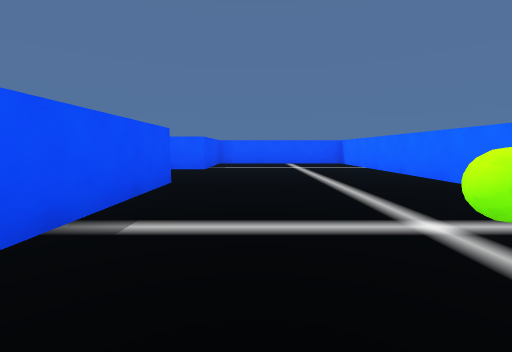
view 1 (above)

24 first-person views from a walk through a scene from a Unity 3-D project. The camera is 0.59 m above the floor, tilts 6° down and sees 90° across. The floor is counted in squares, 1 m on a side. Each view is taken from the middle of a square. On the plan, view 1 faces up. The plan holds only what a view shows up to about 9 squares ahead; the rest is blank. The place goes on beyond the plan. The player character is not drawn. Some surface patterns are stand-ins.

view 2
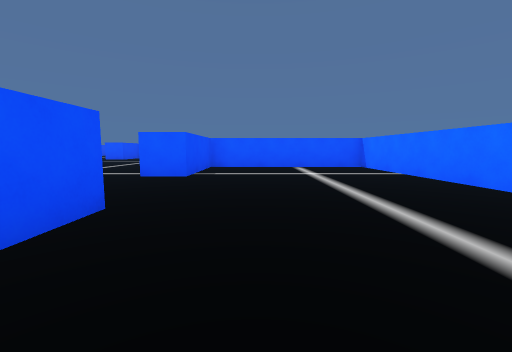

view 3
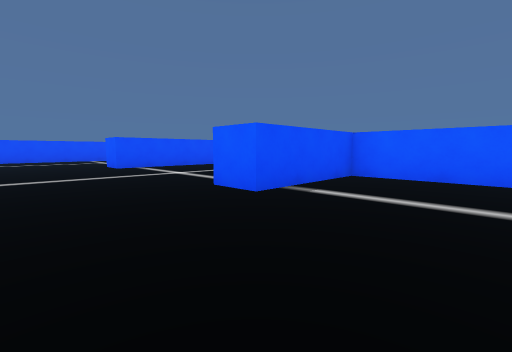

view 4
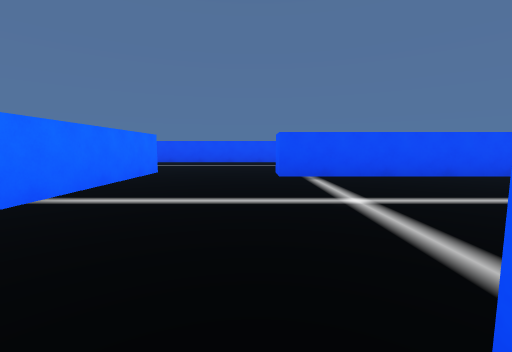

view 5
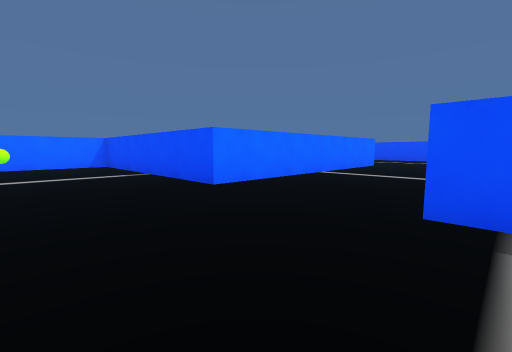

view 6
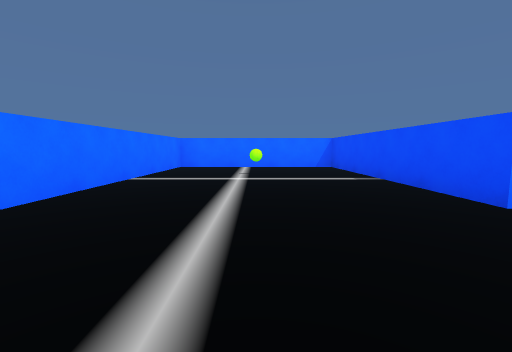

view 7
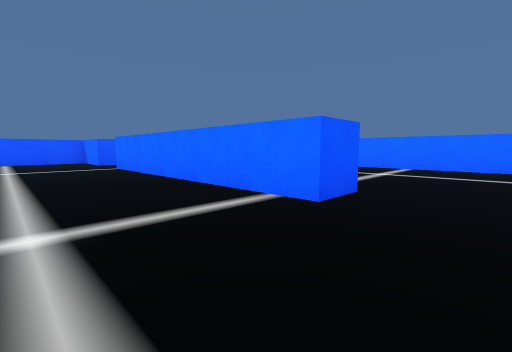

view 8
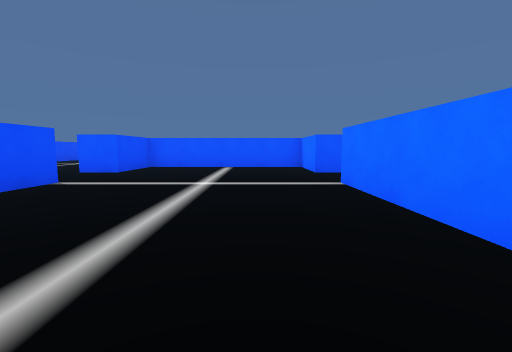

view 9
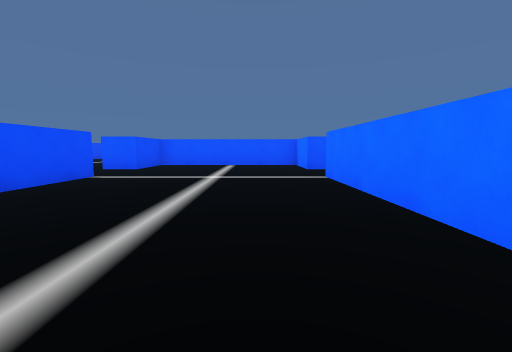

view 10
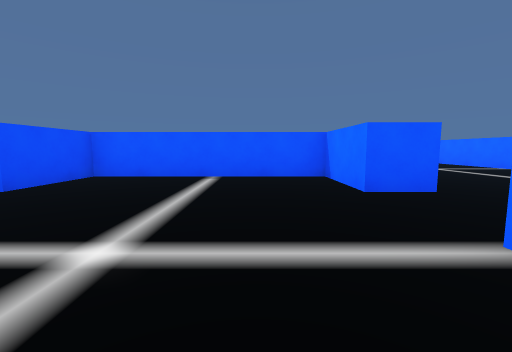

view 11
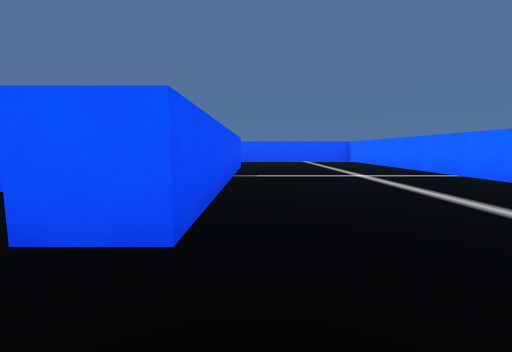

view 12
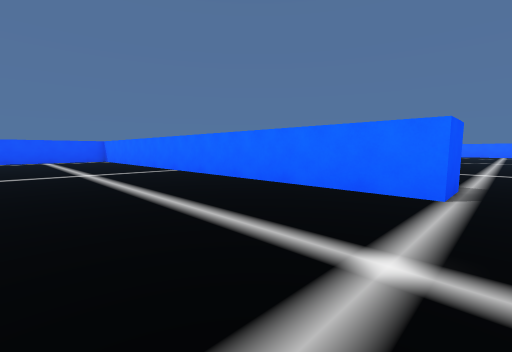

view 13
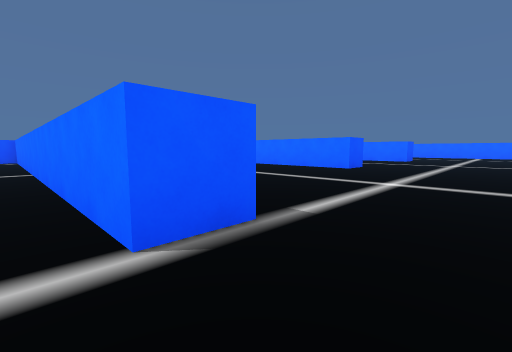

view 14
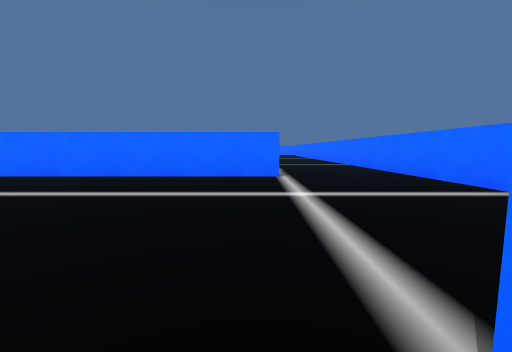

view 15
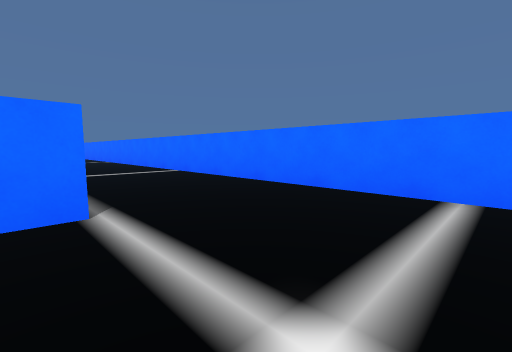

view 16
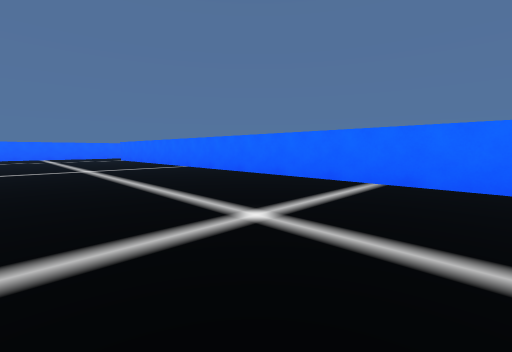

view 17
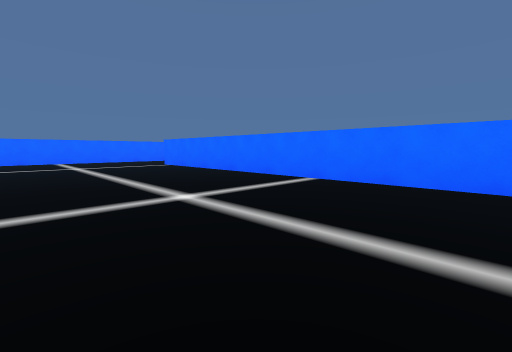

view 18
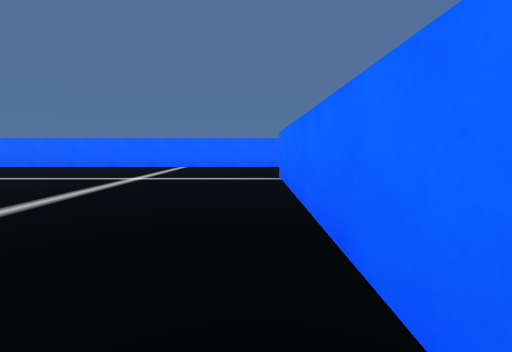

view 19
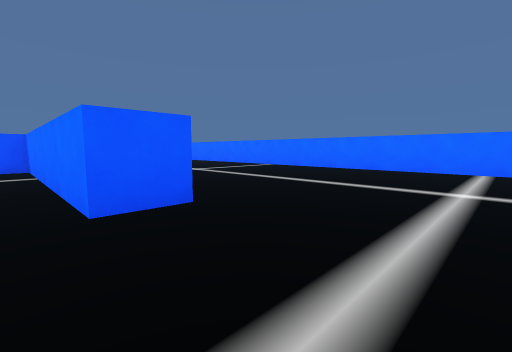

view 20
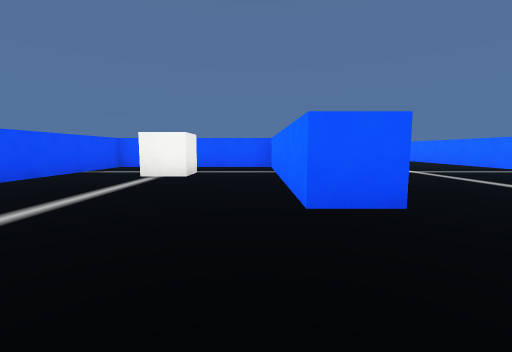

view 21
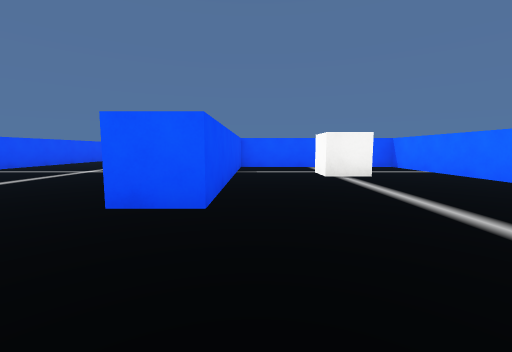

view 22
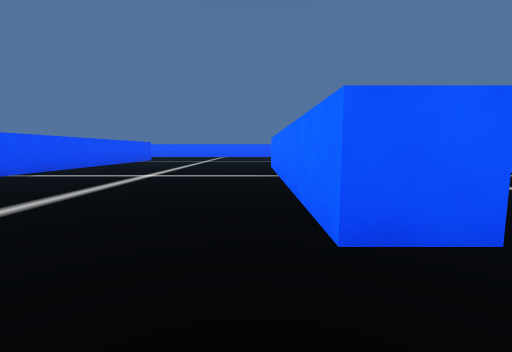

view 23
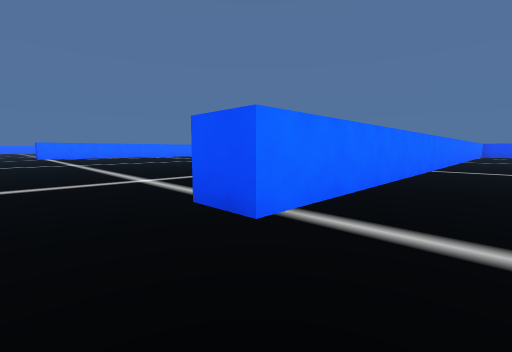

view 24
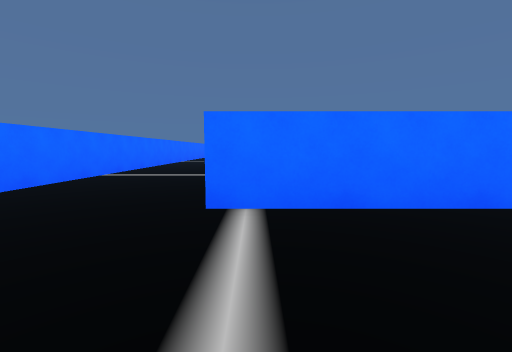

### Floor plan
Points are (right, up) in squares from view 1. A wall is a line through its corners. A room is listed if a view was taken in it or the views show most of it. See-through windows are left out.
Room 1 (views 1, 2, 3, 4, 5, 6, 7, 8, 9, 10)
walls: (-8.5, 4.5) (-1.5, 4.5) (-1.5, -1.5) (3.5, -1.5) (3.5, 10.5) (-1.5, 10.5) (-1.5, 7.5) (-2.5, 7.5) (-2.5, 14.5); (-7.5, 14.5) (-7.5, 7.5) (-8.5, 7.5); (-2.5, 16.5) (-2.5, 18.5) (-7.5, 18.5) (-7.5, 16.5) (-8.5, 16.5)
ways out: opening at (-2, 15.5) to room 2; opening at (-8, 15.5)
objects: green ball (1, 1)
Room 2 (views 11, 12, 13, 14, 15, 16, 17, 18, 19, 20, 21, 22, 23, 24)
walls: (4.5, 14.5) (3.5, 14.5) (3.5, 23.5); (0.9, 11.5) (20.5, 11.5) (20.5, 10.5); (17.6, 16.5) (16.5, 16.5) (16.5, 22.5) (11.5, 22.5) (11.5, 16.5) (10.5, 16.5) (10.5, 23.5); (23.5, 4.9) (23.5, 23.1); (4.5, 23.5) (4.5, 20.4); (-1.5, 23.2) (-1.5, 16.5) (-2.5, 16.5)
ways out: opening at (-2, 15.5) to room 1
objects: cube (14, 20)

Positions as (right, up) in squares from view 1, and headings:
1: (0, 0), facing up
2: (0, 2), facing up
3: (1, 5), facing up-left
4: (-2, 7), facing left
5: (1, 8), facing down-left
6: (1, 7), facing down
7: (-5, 6), facing up-right
8: (-4, 10), facing up
9: (-4, 9), facing up
10: (-4, 13), facing up
11: (-1, 15), facing up
12: (0, 14), facing up-right
13: (3, 13), facing up-right
14: (-2, 15), facing right
15: (1, 15), facing down-right
16: (6, 16), facing down-right
17: (11, 16), facing down-right
18: (15, 12), facing right
19: (16, 14), facing up-right
20: (16, 14), facing up
21: (12, 14), facing up
22: (10, 15), facing up
23: (22, 13), facing down-left
24: (20, 14), facing down
